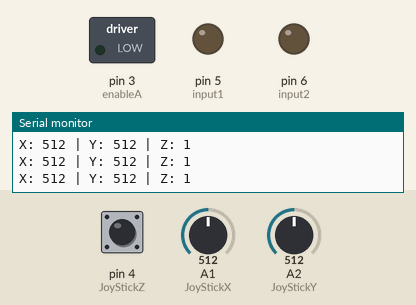
The sketch below on a simulated Arduino Uno, built with avr-gcc and run on an emulated ATmega328P. On the bench: switched loads named in the sketch (green lamp = pin HIGH), output pins drawn as LEDs (lit = HIGH), the last lines printed to the serial monitor. Inputs (shaded band) come from the test bench; at power-on: A2 (JoyStickY) = 512, pin 4 (JoyStickZ) HIGH, A1 (JoyStickX) = 512.

Above: at 1.2 s.
1.3 s: A2 (JoyStickY) set to 597
2.8 s: A2 (JoyStickY) set to 627
At 4.0 s:
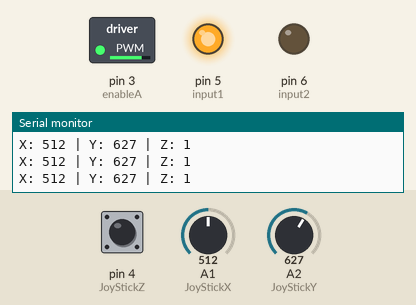
4.3 s: A2 (JoyStickY) set to 306
At 5.5 s:
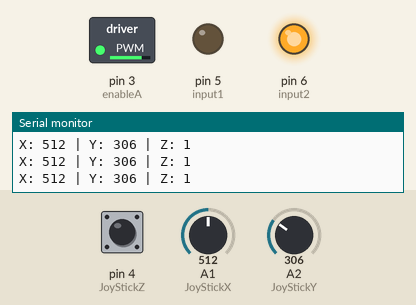
8.8 s: A2 (JoyStickY) set to 393
11.8 s: A2 (JoyStickY) set to 430
At 13.3 s:
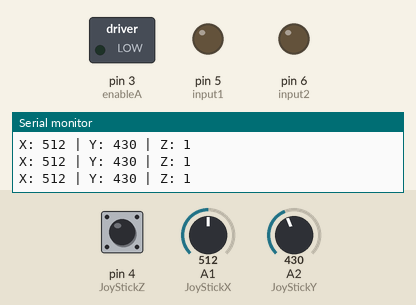
Timing chart, 0 to 14.3 s (numbered marks = the images above; inputs shaded):
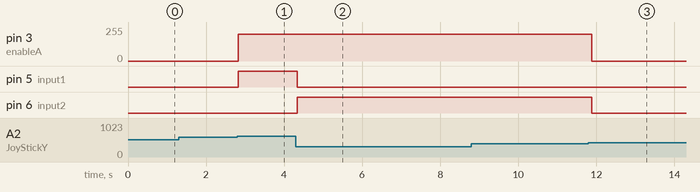

Measured:
- the behaviour switches between 612 and 613 on A2 (JoyStickY) (found by bisection; images 0 and 1)
- the behaviour switches between 411 and 412 on A2 (JoyStickY) (found by bisection; images 2 and 3)
- after the input at 2.8 s, pin 3 (enableA): 0/255 → 200/255 at once; pin 5 (input1): LOW → HIGH at once
- after the input at 4.3 s, pin 5 (input1): HIGH → LOW at once; pin 6 (input2): LOW → HIGH at once
- after the input at 11.8 s, pin 3 (enableA): 200/255 → 0/255 after 0.09 s; pin 6 (input2): HIGH → LOW after 0.09 s

The sketch:

DC_Joystick.ino
```cpp
// ===== JOYSTICK =====
int JoyStickX = A1;
int JoyStickY = A2;
int JoyStickZ = 4;

// ===== MOTOR A =====
int enableA = 3;
int input1 = 5;
int input2 = 6;

// ===== NGƯỠNG JOYSTICK =====
int center = 512;
int deadZone = 100;

void setup() {
  pinMode(enableA, OUTPUT);
  pinMode(input1, OUTPUT);
  pinMode(input2, OUTPUT);

  pinMode(JoyStickZ, INPUT_PULLUP);

  Serial.begin(9600);
}

void loop() {
  int x = analogRead(JoyStickX);
  int y = analogRead(JoyStickY);
  int z = digitalRead(JoyStickZ);

  Serial.print("X: ");
  Serial.print(x);
  Serial.print(" | Y: ");
  Serial.print(y);
  Serial.print(" | Z: ");
  Serial.println(z);

  // ===== ĐIỀU KHIỂN ĐỘNG CƠ THEO TRỤC Y =====
  if (y > center + deadZone) {
    // Quay thuận
    analogWrite(enableA, 200);
    digitalWrite(input1, HIGH);
    digitalWrite(input2, LOW);
  }
  else if (y < center - deadZone) {
    // Quay nghịch
    analogWrite(enableA, 200);
    digitalWrite(input1, LOW);
    digitalWrite(input2, HIGH);
  }
  else {
    // Dừng động cơ
    analogWrite(enableA, 0);
    digitalWrite(input1, LOW);
    digitalWrite(input2, LOW);
  }

  delay(100);
}
```
